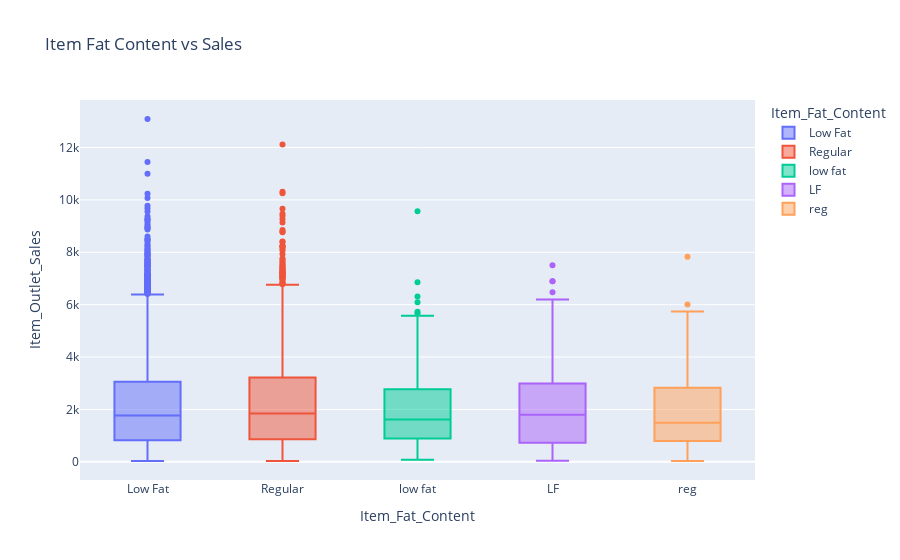

The code cell stored with this chart in its notebook:
### Code cell
# Fat Content vs Sales

px.box(train, x='Item_Fat_Content', y='Item_Outlet_Sales',
       title='Item Fat Content vs Sales', color='Item_Fat_Content')

### Figure 1 — Plotly figure (JSON) as saved in the notebook; plotly's stock layout.template omitted (floating-point values rounded to 4 significant figures; data arrays with more than 128 entries replaced by an {"elided": "..."} marker saying what was removed)
{"data": [{"alignmentgroup": "True", "hovertemplate": "Item_Fat_Content=%{x}<br>Item_Outlet_Sales=%{y}<extra></extra>", "legendgroup": "Low Fat", "marker": {"color": "#636efa"}, "name": "Low Fat", "notched": false, "offsetgroup": "Low Fat", "orientation": "v", "showlegend": true, "type": "box", "x": {"elided": "5089 str values"}, "x0": " ", "xaxis": "x", "y": {"elided": "5089 float values"}, "y0": " ", "yaxis": "y"}, {"alignmentgroup": "True", "hovertemplate": "Item_Fat_Content=%{x}<br>Item_Outlet_Sales=%{y}<extra></extra>", "legendgroup": "Regular", "marker": {"color": "#EF553B"}, "name": "Regular", "notched": false, "offsetgroup": "Regular", "orientation": "v", "showlegend": true, "type": "box", "x": {"elided": "2889 str values"}, "x0": " ", "xaxis": "x", "y": {"elided": "2889 float values"}, "y0": " ", "yaxis": "y"}, {"alignmentgroup": "True", "hovertemplate": "Item_Fat_Content=%{x}<br>Item_Outlet_Sales=%{y}<extra></extra>", "legendgroup": "low fat", "marker": {"color": "#00cc96"}, "name": "low fat", "notched": false, "offsetgroup": "low fat", "orientation": "v", "showlegend": true, "type": "box", "x": ["low fat", "low fat", "low fat", "low fat", "low fat", "low fat", "low fat", "low fat", "low fat", "low fat", "low fat", "low fat", "low fat", "low fat", "low fat", "low fat", "low fat", "low fat", "low fat", "low fat", "low fat", "low fat", "low fat", "low fat", "low fat", "low fat", "low fat", "low fat", "low fat", "low fat", "low fat", "low fat", "low fat", "low fat", "low fat", "low fat", "low fat", "low fat", "low fat", "low fat", "low fat", "low fat", "low fat", "low fat", "low fat", "low fat", "low fat", "low fat", "low fat", "low fat", "low fat", "low fat", "low fat", "low fat", "low fat", "low fat", "low fat", "low fat", "low fat", "low fat", "low fat", "low fat", "low fat", "low fat", "low fat", "low fat", "low fat", "low fat", "low fat", "low fat", "low fat", "low fat", "low fat", "low fat", "low fat", "low fat", "low fat", "low fat", "low fat", "low fat", "low fat", "low fat", "low fat", "low fat", "low fat", "low fat", "low fat", "low fat", "low fat", "low fat", "low fat", "low fat", "low fat", "low fat", "low fat", "low fat", "low fat", "low fat", "low fat", "low fat", "low fat", "low fat", "low fat", "low fat", "low fat", "low fat", "low fat", "low fat", "low fat", "low fat", "low fat", "low fat"], "x0": " ", "xaxis": "x", "y": [308.9, 5581.0, 4694.0, 679.1, 2732.0, 1380.0, 83.89, 2349.0, 2182.0, 379.5, 1784.0, 588.6, 1650.0, 1330.0, 1985.0, 1522.0, 805.6, 3828.0, 146.5, 3845.0, 852.2, 575.3, 1103.0, 498.0, 218.4, 3787.0, 3172.0, 972.1, 165.8, 4290.0, 1923.0, 5105.0, 1168.0, 633.8, 1513.0, 1310.0, 4267.0, 6852.0, 1419.0, 982.7, 1491.0, 1619.0, 223.7, 2816.0, 2493.0, 2890.0, 1610.0, 1722.0, 2649.0, 5726.0, 3339.0, 1111.0, 111.9, 4107.0, 4874.0, 1543.0, 679.1, 968.7, 2302.0, 2519.0, 1044.0, 830.9, 1062.0, 1948.0, 1127.0, 1993.0, 6096.0, 699.1, 1445.0, 9562.0, 1702.0, 2103.0, 221.0, 3272.0, 2259.0, 1811.0, 468.7, 1182.0, 1031.0, 5673.0, 1534.0, 449.4, 4454.0, 311.6, 3691.0, 2377.0, 3895.0, 932.1, 970.7, 90.55, 1944.0, 105.9, 424.8, 2037.0, 952.1, 194.4, 2529.0, 6312.0, 1838.0, 644.5, 1053.0, 1188.0, 4943.0, 1776.0, 1858.0, 2554.0, 1498.0, 4478.0, 1989.0, 4028.0, 3635.0, 153.1], "y0": " ", "yaxis": "y"}, {"alignmentgroup": "True", "hovertemplate": "Item_Fat_Content=%{x}<br>Item_Outlet_Sales=%{y}<extra></extra>", "legendgroup": "LF", "marker": {"color": "#ab63fa"}, "name": "LF", "notched": false, "offsetgroup": "LF", "orientation": "v", "showlegend": true, "type": "box", "x": {"elided": "316 str values"}, "x0": " ", "xaxis": "x", "y": {"elided": "316 float values"}, "y0": " ", "yaxis": "y"}, {"alignmentgroup": "True", "hovertemplate": "Item_Fat_Content=%{x}<br>Item_Outlet_Sales=%{y}<extra></extra>", "legendgroup": "reg", "marker": {"color": "#FFA15A"}, "name": "reg", "notched": false, "offsetgroup": "reg", "orientation": "v", "showlegend": true, "type": "box", "x": ["reg", "reg", "reg", "reg", "reg", "reg", "reg", "reg", "reg", "reg", "reg", "reg", "reg", "reg", "reg", "reg", "reg", "reg", "reg", "reg", "reg", "reg", "reg", "reg", "reg", "reg", "reg", "reg", "reg", "reg", "reg", "reg", "reg", "reg", "reg", "reg", "reg", "reg", "reg", "reg", "reg", "reg", "reg", "reg", "reg", "reg", "reg", "reg", "reg", "reg", "reg", "reg", "reg", "reg", "reg", "reg", "reg", "reg", "reg", "reg", "reg", "reg", "reg", "reg", "reg", "reg", "reg", "reg", "reg", "reg", "reg", "reg", "reg", "reg", "reg", "reg", "reg", "reg", "reg", "reg", "reg", "reg", "reg", "reg", "reg", "reg", "reg", "reg", "reg", "reg", "reg", "reg", "reg", "reg", "reg", "reg", "reg", "reg", "reg", "reg", "reg", "reg", "reg", "reg", "reg", "reg", "reg", "reg", "reg", "reg", "reg", "reg", "reg", "reg", "reg", "reg", "reg"], "x0": " ", "xaxis": "x", "y": [1427.0, 1794.0, 5360.0, 2871.0, 3707.0, 37.95, 949.4, 744.4, 7834.0, 3067.0, 1044.0, 692.4, 75.9, 1766.0, 2141.0, 2685.0, 792.3, 169.8, 2269.0, 843.6, 1493.0, 1606.0, 1229.0, 1603.0, 3511.0, 311.6, 1474.0, 2111.0, 1158.0, 4428.0, 253.7, 4634.0, 838.9, 799.0, 2768.0, 188.4, 2051.0, 1380.0, 1870.0, 4402.0, 2290.0, 453.4, 2887.0, 1758.0, 870.9, 265.7, 3605.0, 4349.0, 1598.0, 777.7, 2822.0, 355.5, 1428.0, 2109.0, 2461.0, 1107.0, 918.8, 856.9, 123.8, 1216.0, 1151.0, 958.8, 203.7, 4514.0, 5220.0, 2571.0, 2251.0, 856.9, 1471.0, 623.2, 2588.0, 761.7, 388.2, 1079.0, 2045.0, 3973.0, 1406.0, 6003.0, 4233.0, 1226.0, 724.4, 5439.0, 495.4, 499.4, 242.4, 745.7, 1663.0, 3915.0, 282.3, 1724.0, 5743.0, 3339.0, 1965.0, 583.2, 3799.0, 1374.0, 1868.0, 3449.0, 1428.0, 101.9, 127.8, 2868.0, 3916.0, 3120.0, 617.9, 1241.0, 1594.0, 4432.0, 1264.0, 2408.0, 961.4, 2446.0, 3529.0, 2349.0, 1025.0, 533.3, 3609.0], "y0": " ", "yaxis": "y"}], "layout": {"boxmode": "overlay", "legend": {"title": {"text": "Item_Fat_Content"}, "tracegroupgap": 0}, "title": {"text": "Item Fat Content vs Sales"}, "xaxis": {"anchor": "y", "categoryarray": ["Low Fat", "Regular", "low fat", "LF", "reg"], "categoryorder": "array", "domain": [0, 1], "title": {"text": "Item_Fat_Content"}}, "yaxis": {"anchor": "x", "domain": [0, 1], "title": {"text": "Item_Outlet_Sales"}}}}
